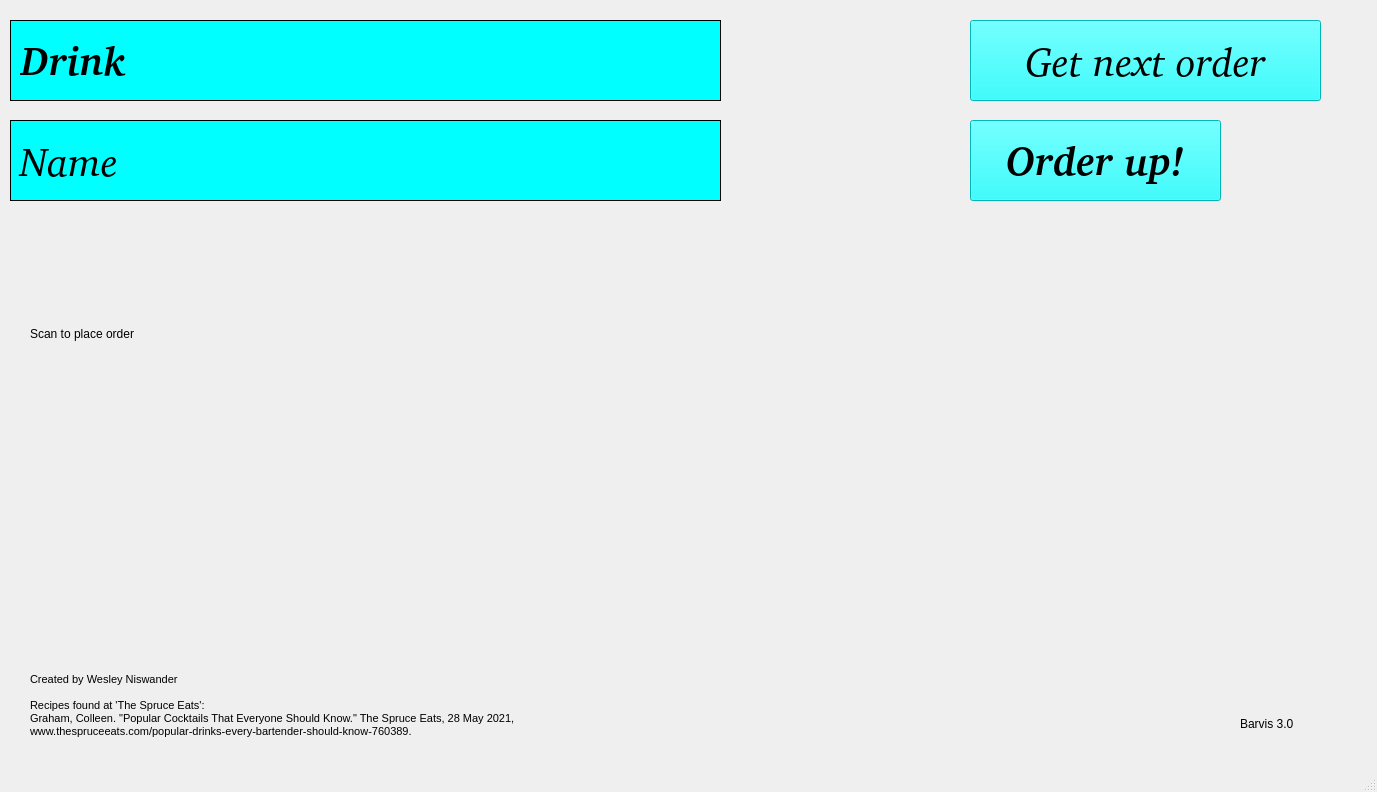
<?xml version="1.0" encoding="UTF-8"?>
<ui version="4.0">
 <class>Barvis3</class>
 <widget class="QMainWindow" name="Barvis3">
  <property name="geometry">
   <rect>
    <x>0</x>
    <y>0</y>
    <width>1377</width>
    <height>792</height>
   </rect>
  </property>
  <property name="windowTitle">
   <string>MainWindow</string>
  </property>
  <property name="styleSheet">
   <string notr="true"/>
  </property>
  <widget class="QWidget" name="centralwidget">
   <property name="styleSheet">
    <string notr="true"/>
   </property>
   <widget class="QPushButton" name="OrderUp">
    <property name="geometry">
     <rect>
      <x>970</x>
      <y>120</y>
      <width>251</width>
      <height>81</height>
     </rect>
    </property>
    <property name="font">
     <font>
      <family>URW Bookman [urw]</family>
      <pointsize>30</pointsize>
      <weight>75</weight>
      <italic>true</italic>
      <bold>true</bold>
     </font>
    </property>
    <property name="styleSheet">
     <string notr="true">background-color: rgb(0, 255, 255);</string>
    </property>
    <property name="text">
     <string>Order up!</string>
    </property>
   </widget>
   <widget class="QPushButton" name="GetNextOrder">
    <property name="geometry">
     <rect>
      <x>970</x>
      <y>20</y>
      <width>351</width>
      <height>81</height>
     </rect>
    </property>
    <property name="font">
     <font>
      <family>URW Bookman [urw]</family>
      <pointsize>30</pointsize>
      <weight>50</weight>
      <italic>true</italic>
      <bold>false</bold>
     </font>
    </property>
    <property name="autoFillBackground">
     <bool>false</bool>
    </property>
    <property name="styleSheet">
     <string notr="true">
background-color: rgb(0, 255, 255);</string>
    </property>
    <property name="text">
     <string>Get next order</string>
    </property>
    <property name="default">
     <bool>false</bool>
    </property>
    <property name="flat">
     <bool>false</bool>
    </property>
   </widget>
   <widget class="QLabel" name="label">
    <property name="geometry">
     <rect>
      <x>10</x>
      <y>20</y>
      <width>711</width>
      <height>81</height>
     </rect>
    </property>
    <property name="font">
     <font>
      <family>URW Bookman [urw]</family>
      <pointsize>30</pointsize>
      <weight>75</weight>
      <italic>true</italic>
      <bold>true</bold>
     </font>
    </property>
    <property name="styleSheet">
     <string notr="true">background-color: rgb(0, 255, 255);</string>
    </property>
    <property name="frameShape">
     <enum>QFrame::Box</enum>
    </property>
    <property name="text">
     <string>Drink</string>
    </property>
   </widget>
   <widget class="QLabel" name="label_2">
    <property name="geometry">
     <rect>
      <x>10</x>
      <y>120</y>
      <width>711</width>
      <height>81</height>
     </rect>
    </property>
    <property name="font">
     <font>
      <family>URW Bookman [urw]</family>
      <pointsize>30</pointsize>
      <weight>50</weight>
      <italic>true</italic>
      <bold>false</bold>
     </font>
    </property>
    <property name="styleSheet">
     <string notr="true">background-color: rgb(0, 255, 255);</string>
    </property>
    <property name="frameShape">
     <enum>QFrame::Box</enum>
    </property>
    <property name="text">
     <string>Name</string>
    </property>
   </widget>
   <widget class="QLabel" name="label_3">
    <property name="geometry">
     <rect>
      <x>30</x>
      <y>350</y>
      <width>301</width>
      <height>291</height>
     </rect>
    </property>
    <property name="text">
     <string>&lt;html&gt;&lt;head/&gt;&lt;body&gt;&lt;p&gt;&lt;img src=&quot;:/QRCode/QRCode.png&quot;/&gt;&lt;/p&gt;&lt;/body&gt;&lt;/html&gt;</string>
    </property>
   </widget>
   <widget class="QLabel" name="label_5">
    <property name="geometry">
     <rect>
      <x>1240</x>
      <y>710</y>
      <width>90</width>
      <height>28</height>
     </rect>
    </property>
    <property name="text">
     <string>Barvis 3.0</string>
    </property>
   </widget>
   <widget class="QLabel" name="label_6">
    <property name="geometry">
     <rect>
      <x>30</x>
      <y>320</y>
      <width>191</width>
      <height>28</height>
     </rect>
    </property>
    <property name="text">
     <string>Scan to place order</string>
    </property>
   </widget>
   <widget class="QLabel" name="label_4">
    <property name="geometry">
     <rect>
      <x>-10</x>
      <y>-10</y>
      <width>1391</width>
      <height>771</height>
     </rect>
    </property>
    <property name="styleSheet">
     <string notr="true">border-image: url(:/background/summer-product-backdrop-blue-sea-drink.jpg);</string>
    </property>
    <property name="text">
     <string/>
    </property>
   </widget>
   <widget class="QLabel" name="label_7">
    <property name="geometry">
     <rect>
      <x>360</x>
      <y>210</y>
      <width>1001</width>
      <height>271</height>
     </rect>
    </property>
    <property name="font">
     <font>
      <weight>75</weight>
      <bold>true</bold>
     </font>
    </property>
    <property name="text">
     <string/>
    </property>
   </widget>
   <widget class="QLabel" name="label_8">
    <property name="geometry">
     <rect>
      <x>30</x>
      <y>670</y>
      <width>541</width>
      <height>71</height>
     </rect>
    </property>
    <property name="font">
     <font>
      <pointsize>8</pointsize>
     </font>
    </property>
    <property name="text">
     <string>Created by Wesley Niswander

Recipes found at 'The Spruce Eats':
Graham, Colleen. &quot;Popular Cocktails That Everyone Should Know.&quot; The Spruce Eats, 28 May 2021,
www.thespruceeats.com/popular-drinks-every-bartender-should-know-760389.</string>
    </property>
   </widget>
   <zorder>label_4</zorder>
   <zorder>OrderUp</zorder>
   <zorder>GetNextOrder</zorder>
   <zorder>label</zorder>
   <zorder>label_2</zorder>
   <zorder>label_3</zorder>
   <zorder>label_5</zorder>
   <zorder>label_6</zorder>
   <zorder>label_7</zorder>
   <zorder>label_8</zorder>
  </widget>
  <widget class="QStatusBar" name="statusbar"/>
 </widget>
 <resources>
  <include location="QtImageResourceFile.qrc"/>
 </resources>
 <connections/>
</ui>
